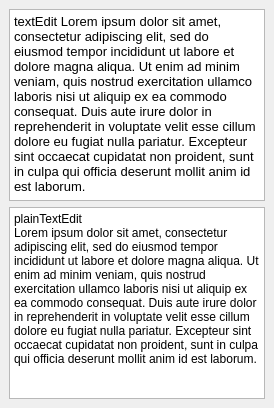
  <widget class="QDockWidget" name="dockWidget">
   <property name="windowTitle">
    <string>Right Doc</string>
   </property>
   <attribute name="dockWidgetArea">
    <number>2</number>
   </attribute>
   <widget class="QWidget" name="dockWidgetContents">
    <layout class="QGridLayout" name="gridLayout_26">
     <item row="0" column="0">
      <widget class="QTextEdit" name="textEdit">
       <property name="html">
        <string>&lt;!DOCTYPE HTML PUBLIC &quot;-//W3C//DTD HTML 4.0//EN&quot; &quot;http://www.w3.org/TR/REC-html40/strict.dtd&quot;&gt;
&lt;html&gt;&lt;head&gt;&lt;meta name=&quot;qrichtext&quot; content=&quot;1&quot; /&gt;&lt;meta charset=&quot;utf-8&quot; /&gt;&lt;style type=&quot;text/css&quot;&gt;
p, li { white-space: pre-wrap; }
hr { height: 1px; border-width: 0; }
li.unchecked::marker { content: &quot;\2610&quot;; }
li.checked::marker { content: &quot;\2612&quot;; }
&lt;/style&gt;&lt;/head&gt;&lt;body style=&quot; font-family:'Microsoft YaHei UI'; font-size:9pt; font-weight:400; font-style:normal;&quot;&gt;
&lt;p style=&quot; margin-top:6px; margin-bottom:6px; margin-left:0px; margin-right:0px; -qt-block-indent:0; text-indent:0px;&quot;&gt;&lt;span style=&quot; font-family:'Noto Sans'; font-size:10pt;&quot;&gt;textEdit Lorem ipsum dolor sit amet, consectetur adipiscing elit, sed do eiusmod tempor incididunt ut labore et dolore magna aliqua. Ut enim ad minim veniam, quis nostrud exercitation ullamco laboris nisi ut aliquip ex ea commodo consequat. Duis aute irure dolor in reprehenderit in voluptate velit esse cillum dolore eu fugiat nulla pariatur. Excepteur sint occaecat cupidatat non proident, sunt in culpa qui officia deserunt mollit anim id est laborum.&lt;/span&gt;&lt;/p&gt;&lt;/body&gt;&lt;/html&gt;</string>
       </property>
      </widget>
     </item>
     <item row="1" column="0">
      <widget class="QPlainTextEdit" name="plainTextEdit">
       <property name="plainText">
        <string>plainTextEdit
Lorem ipsum dolor sit amet, consectetur adipiscing elit, sed do eiusmod tempor incididunt ut labore et dolore magna aliqua. Ut enim ad minim veniam, quis nostrud exercitation ullamco laboris nisi ut aliquip ex ea commodo consequat. Duis aute irure dolor in reprehenderit in voluptate velit esse cillum dolore eu fugiat nulla pariatur. Excepteur sint occaecat cupidatat non proident, sunt in culpa qui officia deserunt mollit anim id est laborum.</string>
       </property>
      </widget>
     </item>
    </layout>
   </widget>
  </widget>
